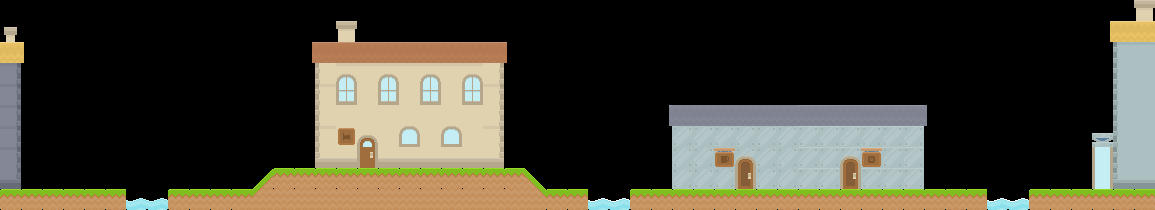

Rendered tile map (Tiled .tmx) drawn with the repository's tilesets; below, a short description and the full map source, tile grids included:
An orthogonal 55x10 tile map with 21x21 px tiles, 3 tile layers (Background, Sctructures, Platforms).

<map version="1.0" orientation="orthogonal" renderorder="right-down" width="55" height="10" tilewidth="21" tileheight="21" nextobjectid="1">
 <tileset firstgid="1" name="Tileset" tilewidth="21" tileheight="21" spacing="2" margin="2" tilecount="900" columns="30">
  <image source="spritesheet.png" width="692" height="692" />
 </tileset>
 <layer name="Background" width="55" height="10">
  <data encoding="csv">
749,749,749,749,749,749,749,749,749,749,749,749,749,749,749,749,749,749,749,749,749,749,749,749,749,749,749,749,749,749,749,749,749,749,749,749,749,749,749,749,749,749,749,749,749,749,749,749,749,749,749,749,749,749,871,
873,749,749,749,749,749,749,749,749,749,749,749,749,749,749,749,871,749,749,749,749,749,749,749,749,749,749,749,749,749,749,749,749,749,749,749,749,749,749,749,749,749,749,749,749,749,749,749,749,749,749,749,784,785,785,
785,786,749,749,749,749,749,749,749,749,749,749,749,749,781,782,782,782,782,782,782,782,782,782,783,749,749,749,749,749,749,749,749,749,749,749,749,749,749,749,749,749,749,749,749,749,749,749,749,749,749,749,749,727,728,
726,749,749,749,749,749,749,749,749,749,749,749,749,749,749,691,722,722,722,722,722,722,722,693,749,749,749,749,749,749,749,749,749,749,749,749,749,749,749,749,749,749,749,749,749,749,749,749,749,749,749,749,749,697,698,
726,749,749,749,749,749,749,749,749,749,749,749,749,749,749,721,692,692,692,692,692,692,692,723,749,749,749,749,749,749,749,749,749,749,749,749,749,749,749,749,749,749,749,749,749,749,749,749,749,749,749,749,749,697,698,
726,749,749,749,749,749,749,749,749,749,749,749,749,749,749,691,692,692,692,692,692,692,692,693,749,749,749,749,749,749,749,787,818,818,818,818,818,818,788,788,788,788,788,788,819,749,749,749,749,749,749,749,749,697,698,
726,749,749,749,749,749,749,749,749,749,749,749,749,749,749,721,692,692,692,692,692,692,692,723,749,749,749,749,749,749,749,749,766,766,766,766,766,766,737,737,737,737,737,737,749,749,749,749,749,749,749,749,749,697,698,
726,749,749,749,749,749,749,749,749,749,749,749,749,749,749,751,752,752,752,752,752,752,752,753,749,749,749,749,749,749,749,749,766,766,766,766,766,766,737,737,737,737,737,737,749,749,749,749,749,749,749,749,749,697,698,
756,749,749,749,749,749,749,749,749,749,749,749,749,749,749,749,749,749,749,749,749,749,749,749,749,749,749,749,749,749,749,749,766,766,766,766,766,766,737,737,737,737,737,737,749,749,749,749,749,749,749,749,749,757,758,
749,749,749,749,749,749,749,749,749,749,749,749,749,749,749,749,749,749,749,749,749,749,749,749,749,749,749,749,749,749,749,749,749,749,749,749,749,749,749,749,749,749,749,749,749,749,749,749,749,749,749,749,749,749,749
</data>
 </layer>
 <layer name="Sctructures" width="55" height="10">
  <data encoding="csv">
0,0,0,0,0,0,0,0,0,0,0,0,0,0,0,0,0,0,0,0,0,0,0,0,0,0,0,0,0,0,0,0,0,0,0,0,0,0,0,0,0,0,0,0,0,0,0,0,0,0,0,0,0,0,0,
0,0,0,0,0,0,0,0,0,0,0,0,0,0,0,0,0,0,0,0,0,0,0,0,0,0,0,0,0,0,0,0,0,0,0,0,0,0,0,0,0,0,0,0,0,0,0,0,0,0,0,0,0,0,0,
0,0,0,0,0,0,0,0,0,0,0,0,0,0,0,0,0,0,0,0,0,0,0,0,0,0,0,0,0,0,0,0,0,0,0,0,0,0,0,0,0,0,0,0,0,0,0,0,0,0,0,0,0,0,0,
0,0,0,0,0,0,0,0,0,0,0,0,0,0,0,0,822,0,822,0,822,0,822,0,0,0,0,0,0,0,0,0,0,0,0,0,0,0,0,0,0,0,0,0,0,0,0,0,0,0,0,0,0,0,0,
0,0,0,0,0,0,0,0,0,0,0,0,0,0,0,0,882,0,882,0,882,0,882,0,0,0,0,0,0,0,0,0,0,0,0,0,0,0,0,0,0,0,0,0,0,0,0,0,0,0,0,0,0,0,0,
0,0,0,0,0,0,0,0,0,0,0,0,0,0,0,0,0,0,0,0,0,0,0,0,0,0,0,0,0,0,0,0,0,0,0,0,0,0,0,0,0,0,0,0,0,0,0,0,0,0,0,0,0,0,0,
0,0,0,0,0,0,0,0,0,0,0,0,0,0,0,0,876,703,0,761,0,761,0,0,0,0,0,0,0,0,0,0,0,0,0,0,0,0,0,0,0,0,0,0,0,0,0,0,0,0,0,0,797,0,0,
0,0,0,0,0,0,0,0,0,0,0,0,0,0,0,0,0,733,0,0,0,0,0,0,0,0,0,0,0,0,0,0,0,0,845,704,0,0,0,0,704,844,0,0,0,0,0,0,0,0,0,0,851,0,0,
0,0,0,0,0,0,0,0,0,0,0,0,0,0,0,0,0,0,0,0,0,0,0,0,0,0,0,0,0,0,0,0,0,0,0,734,0,0,0,0,734,0,0,0,0,0,0,0,0,0,0,0,851,0,0,
0,0,0,0,0,0,0,0,0,0,0,0,0,0,0,0,0,0,0,0,0,0,0,0,0,0,0,0,0,0,0,0,0,0,0,0,0,0,0,0,0,0,0,0,0,0,0,0,0,0,0,0,0,0,0
</data>
 </layer>
 <layer name="Platforms" width="55" height="10">
  <data encoding="csv">
0,0,0,0,0,0,0,0,0,0,0,0,0,0,0,0,0,0,0,0,0,0,0,0,0,0,0,0,0,0,0,0,0,0,0,0,0,0,0,0,0,0,0,0,0,0,0,0,0,0,0,0,0,0,0,
0,0,0,0,0,0,0,0,0,0,0,0,0,0,0,0,0,0,0,0,0,0,0,0,0,0,0,0,0,0,0,0,0,0,0,0,0,0,0,0,0,0,0,0,0,0,0,0,0,0,0,0,0,0,0,
0,0,0,0,0,0,0,0,0,0,0,0,0,0,0,0,0,0,0,0,0,0,0,0,0,0,0,0,0,0,0,0,0,0,0,0,0,0,0,0,0,0,0,0,0,0,0,0,0,0,0,0,0,0,0,
0,0,0,0,0,0,0,0,0,0,0,0,0,0,0,0,0,0,0,0,0,0,0,0,0,0,0,0,0,0,0,0,0,0,0,0,0,0,0,0,0,0,0,0,0,0,0,0,0,0,0,0,0,0,0,
0,0,0,0,0,0,0,0,0,0,0,0,0,0,0,0,0,0,0,0,0,0,0,0,0,0,0,0,0,0,0,0,0,0,0,0,0,0,0,0,0,0,0,0,0,0,0,0,0,0,0,0,0,0,0,
0,0,0,0,0,0,0,0,0,0,0,0,0,0,0,0,0,0,0,0,0,0,0,0,0,0,0,0,0,0,0,0,0,0,0,0,0,0,0,0,0,0,0,0,0,0,0,0,0,0,0,0,0,0,0,
0,0,0,0,0,0,0,0,0,0,0,0,0,0,0,0,0,0,0,0,0,0,0,0,0,0,0,0,0,0,0,0,0,0,0,0,0,0,0,0,0,0,0,0,0,0,0,0,0,0,0,0,0,0,0,
0,0,0,0,0,0,0,0,0,0,0,0,0,0,0,0,0,0,0,0,0,0,0,0,0,0,0,0,0,0,0,0,0,0,0,0,0,0,0,0,0,0,0,0,0,0,0,0,0,0,0,0,0,0,0,
0,0,0,0,0,0,0,0,0,0,0,0,127,123,123,123,123,123,123,123,123,123,123,123,123,128,0,0,0,0,0,0,0,0,0,0,0,0,0,0,0,0,0,0,0,0,0,0,0,0,0,0,0,0,0,
123,123,123,123,123,123,548,548,123,123,123,123,157,153,153,153,153,153,153,153,153,153,153,153,153,158,123,123,11,11,123,123,123,123,123,123,123,123,123,123,123,123,123,123,123,123,123,11,11,123,123,123,123,123,123
</data>
 </layer>
</map>